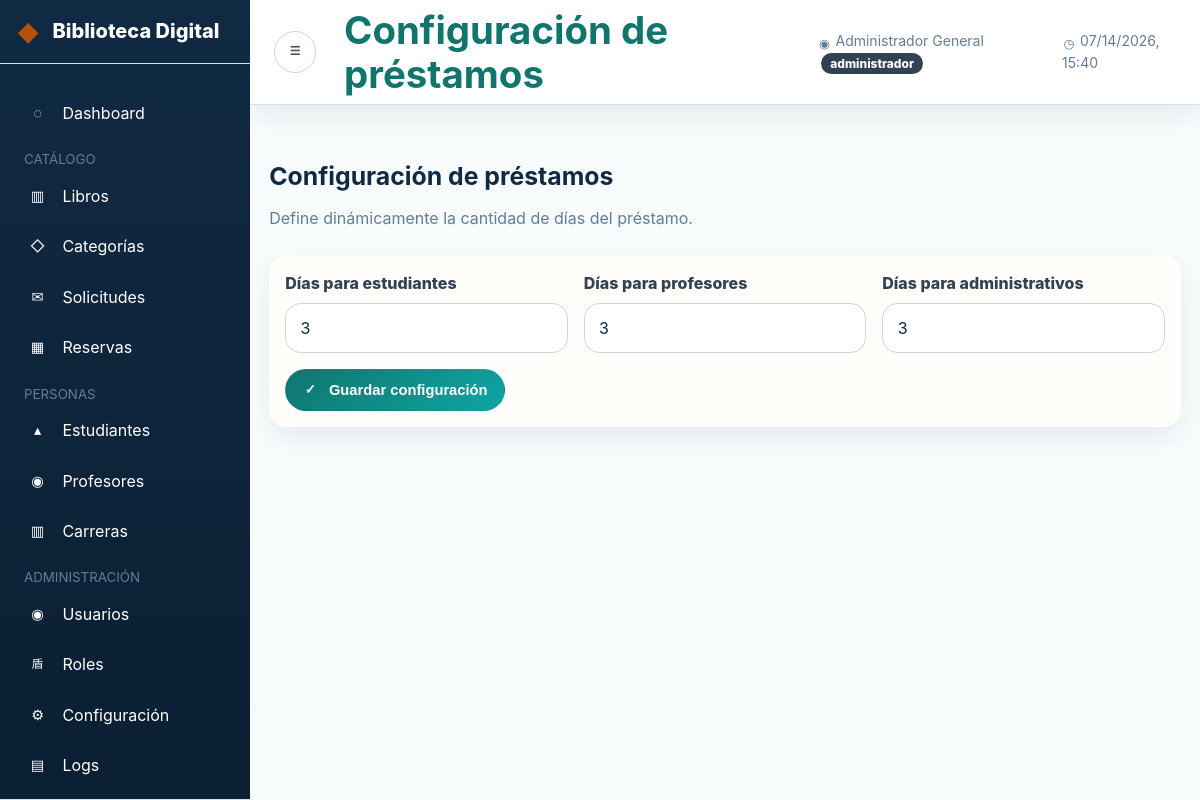
Page /public/index.php?mod=configuracion (signed in) on the earlier database version.
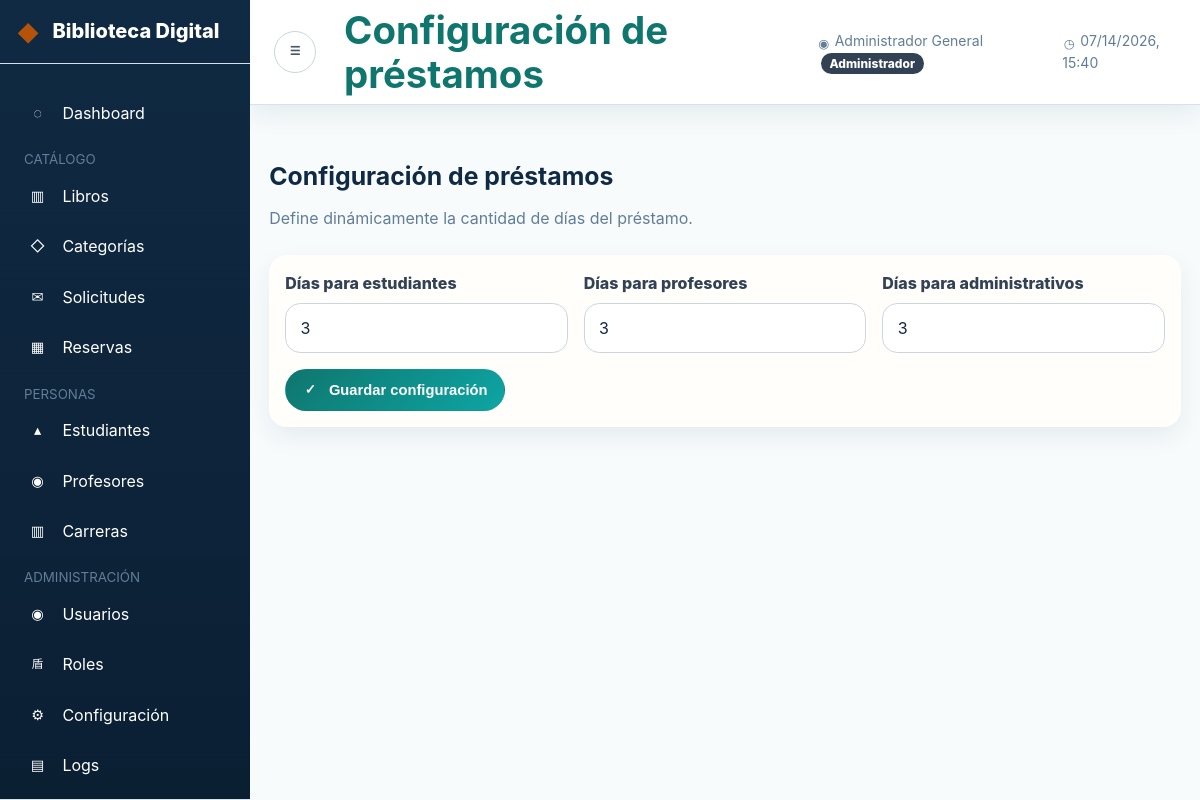
Same page on the later database version.
### tables this page shows
CREATE TABLE `parametros` (
    `clave`      VARCHAR(100) NOT NULL,
    `valor`      VARCHAR(255) NOT NULL,
    `updated_at` DATETIME NOT NULL DEFAULT CURRENT_TIMESTAMP ON UPDATE CURRENT_TIMESTAMP,
    PRIMARY KEY (`clave`)
);

### controllers/ConfiguracionController.php (called while the page is built, shortened)
<?php
class ConfiguracionController
{
    private ParametroModel $modelo;
    public function __construct()
    {
        $this->modelo = new ParametroModel();
    }
    public function index(): void
    {
        $diasEstudiante = $this->modelo->diasPrestamo('ESTUDIANTE');
        $diasProfesor = $this->modelo->diasPrestamo('PROFESOR');
        $diasAdministrativo = $this->modelo->diasPrestamo('ADMINISTRATIVO');
        require_once SRC_PATH . '/views/configuracion/index.php';
    }
}

### public/index.php (called while the page is built, shortened)
<?php
$mod = Sanitizador::alfanumerico($_GET['mod'] ?? 'portal');
$accion = Sanitizador::alfanumerico($_GET['accion'] ?? 'index');
switch ($mod) {
    case 'configuracion':
        $controller = new ConfiguracionController();
        break;
}
$controller->{$accion}();

### utilidades/Sanitizador.php (called while the page is built, shortened)
<?php
class Sanitizador
{
    public static function html(string $valor): string
    {
        return htmlspecialchars($valor, ENT_QUOTES | ENT_SUBSTITUTE, 'UTF-8');
    }
}

### utilidades/Env.php (called while the page is built, shortened)
<?php
final class Env
{
    public static function get(string $clave, mixed $default = null): mixed
    {
        $valor = getenv($clave);
        if ($valor !== false) {
            return $valor;
        }
        return $default;
    }
    public static function int(string $clave, int $default = 0): int
    {
        return (int) self::get($clave, $default);
    }
}

### conexion/Conexion.php (called while the page is built, shortened)
<?php
class Conexion
{
    private static ?Conexion $instancia = null;
    private function __construct()
    {
        $host = (string) Env::get('DB_HOST', 'localhost');
        $port = Env::int('DB_PORT', 3306);
        $name = (string) Env::get('DB_NAME', 'biblioteca_digital');
        $user = (string) Env::get('DB_USER', 'bib_app');
        $pass = (string) Env::get('DB_PASS', 'B!bl10t3c@_S3cur3#2025');
        $charset = (string) Env::get('DB_CHARSET', 'utf8mb4');
        $dsn = sprintf(
            'mysql:host=%s;port=%d;dbname=%s;charset=%s',
            $host,
            $port,
            $name,
            $charset
        );
        $opciones = [
            PDO::ATTR_ERRMODE            => PDO::ERRMODE_EXCEPTION,
            PDO::ATTR_DEFAULT_FETCH_MODE => PDO::FETCH_ASSOC,
            PDO::ATTR_EMULATE_PREPARES   => false,
            PDO::MYSQL_ATTR_FOUND_ROWS   => true,
        ];
    }
    public static function obtenerInstancia(): self
    {
        if (self::$instancia === null) {
            self::$instancia = new self();
        }
        return self::$instancia;
    }
}

### models/ParametroModel.php (called while the page is built, shortened)
<?php
class ParametroModel
{
    private PDO $pdo;
    public function __construct()
    {
        $this->pdo = Conexion::obtenerInstancia()->getConexion();
    }
    public function obtener(string $clave, string $default = ''): string
    {
        try {
            $stmt = $this->pdo->prepare('SELECT valor FROM parametros WHERE clave=? LIMIT 1');
            $stmt->execute([$clave]);
            $valor = $stmt->fetchColumn();
            return $valor !== false ? (string)$valor : $default;
        } catch (Throwable $e) {
            error_log('[ParametroModel::obtener] ' . $e->getMessage());
            return $default;
        }
    }
    public function obtenerInt(string $clave, int $default): int
    {
        return max(1, (int)$this->obtener($clave, (string)$default));
    }
    public function diasPrestamo(string $tipoActor): int
    {
        return match (strtoupper($tipoActor)) {
            'PROFESOR' => $this->obtenerInt('dias_prestamo_profesor', DIAS_PRESTAMO_PROFESOR),
            'ADMINISTRATIVO' => $this->obtenerInt('dias_prestamo_administrativo', DIAS_PRESTAMO_PROFESOR),
            default => $this->obtenerInt('dias_prestamo_estudiante', DIAS_PRESTAMO_ESTUDIANTE),
        };
    }
}

### views/configuracion/index.php (the view, shortened to what the changed rows need)
<?php
$tituloPagina = 'Configuración de préstamos';
require_once SRC_PATH . '/views/layout/header.php';
?>
<div class="container py-4">
  <div class="d-flex justify-content-between align-items-center mb-4">
    <div>
      <h1 class="h3 mb-0">Configuración de préstamos</h1>
    </div>
  </div>
  <div class="card border-0 shadow-sm">
    <div class="card-body">
      <form method="POST" action="<?= BASE_URL ?>/index.php?mod=configuracion&accion=guardar" class="row g-3">
        <div class="col-md-4">
          <label class="form-label">Días para estudiantes</label>
          <input type="number" min="1" max="365" name="dias_prestamo_estudiante" class="form-control" value="<?= (int)$diasEstudiante ?>">
        </div>
        <div class="col-md-4">
          <label class="form-label">Días para profesores</label>
          <input type="number" min="1" max="365" name="dias_prestamo_profesor" class="form-control" value="<?= (int)$diasProfesor ?>">
        </div>
        <div class="col-md-4">
          <label class="form-label">Días para administrativos</label>
          <input type="number" min="1" max="365" name="dias_prestamo_administrativo" class="form-control" value="<?= (int)$diasAdministrativo ?>">
        </div>
      </form>
    </div>
  </div>
</div>
<?php require_once SRC_PATH . '/views/layout/footer.php'; ?>

### views/layout/navbar.php (shortened to what the changed rows need)
<nav class="navbar navbar-expand-lg bg-white border-bottom shadow-sm px-4 py-2">
  <button id="sidebarToggle" class="btn btn-sm btn-outline-secondary me-3"><i class="bi bi-list"></i></button>
  <span class="navbar-brand fw-semibold text-primary mb-0 h1"><?= Sanitizador::html($tituloPagina ?? '') ?></span>
  <div class="ms-auto d-flex align-items-center gap-3">
    <span class="text-muted small"><i class="bi bi-person-circle me-1"></i><?= Sanitizador::html($_SESSION['usuario']['nombre'] ?? '') ?> <span class="badge bg-secondary ms-1"><?= Sanitizador::html($_SESSION['usuario']['rol_nombre'] ?? $_SESSION['usuario']['rol'] ?? '') ?></span></span>
    <span class="text-muted small" id="horaPanama"><i class="bi bi-clock me-1"></i><?= date('d/m/Y H:i') ?></span>
  </div>
</nav>

Differences in the rows shown:
added parametros: dias_prestamo_estudiante "3"
added parametros: dias_prestamo_profesor "3"
added parametros: dias_prestamo_administrativo "3"
Other differences:
form field dias_prestamo_estudiante: "3" → (not shown)
form field dias_prestamo_profesor: "3" → (not shown)
form field dias_prestamo_administrativo: "3" → (not shown)
text no longer shown: "administrador"
text now shown: "Administrador"
